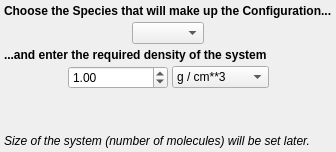
     <widget class="QWidget" name="MonoSpeciesPage">
      <layout class="QVBoxLayout" name="verticalLayout_8">
       <property name="spacing">
        <number>4</number>
       </property>
       <property name="leftMargin">
        <number>4</number>
       </property>
       <property name="topMargin">
        <number>4</number>
       </property>
       <property name="rightMargin">
        <number>4</number>
       </property>
       <property name="bottomMargin">
        <number>4</number>
       </property>
       <item>
        <widget class="QLabel" name="TopLabel_3">
         <property name="sizePolicy">
          <sizepolicy hsizetype="Expanding" vsizetype="Preferred">
           <horstretch>0</horstretch>
           <verstretch>0</verstretch>
          </sizepolicy>
         </property>
         <property name="font">
          <font>
           <weight>75</weight>
           <bold>true</bold>
          </font>
         </property>
         <property name="text">
          <string>Choose the Species that will make up the Configuration...</string>
         </property>
        </widget>
       </item>
       <item>
        <layout class="QHBoxLayout" name="monolayout1">
         <property name="spacing">
          <number>4</number>
         </property>
         <item>
          <spacer name="horizontalSpacer_6">
           <property name="orientation">
            <enum>Qt::Horizontal</enum>
           </property>
           <property name="sizeHint" stdset="0">
            <size>
             <width>40</width>
             <height>20</height>
            </size>
           </property>
          </spacer>
         </item>
         <item>
          <widget class="QComboBox" name="MonoSpeciesSpeciesCombo"/>
         </item>
         <item>
          <spacer name="horizontalSpacer_7">
           <property name="orientation">
            <enum>Qt::Horizontal</enum>
           </property>
           <property name="sizeHint" stdset="0">
            <size>
             <width>40</width>
             <height>20</height>
            </size>
           </property>
          </spacer>
         </item>
        </layout>
       </item>
       <item>
        <widget class="QLabel" name="TopLabel_5">
         <property name="sizePolicy">
          <sizepolicy hsizetype="Expanding" vsizetype="Preferred">
           <horstretch>0</horstretch>
           <verstretch>0</verstretch>
          </sizepolicy>
         </property>
         <property name="font">
          <font>
           <weight>75</weight>
           <bold>true</bold>
          </font>
         </property>
         <property name="text">
          <string>...and enter the required density of the system</string>
         </property>
        </widget>
       </item>
       <item>
        <layout class="QHBoxLayout" name="horizontalLayout_5">
         <item>
          <spacer name="horizontalSpacer_10">
           <property name="orientation">
            <enum>Qt::Horizontal</enum>
           </property>
           <property name="sizeHint" stdset="0">
            <size>
             <width>40</width>
             <height>20</height>
            </size>
           </property>
          </spacer>
         </item>
         <item>
          <widget class="ExponentialSpin" name="MonoSpeciesDensitySpin">
           <property name="sizePolicy">
            <sizepolicy hsizetype="Preferred" vsizetype="Fixed">
             <horstretch>0</horstretch>
             <verstretch>0</verstretch>
            </sizepolicy>
           </property>
           <property name="minimumSize">
            <size>
             <width>100</width>
             <height>0</height>
            </size>
           </property>
           <property name="value">
            <double>1.000000000000000</double>
           </property>
          </widget>
         </item>
         <item>
          <widget class="QComboBox" name="MonoSpeciesDensityUnitsCombo">
           <property name="currentIndex">
            <number>1</number>
           </property>
           <item>
            <property name="text">
             <string>atoms / A**3</string>
            </property>
           </item>
           <item>
            <property name="text">
             <string>g / cm**3</string>
            </property>
           </item>
          </widget>
         </item>
         <item>
          <spacer name="horizontalSpacer_11">
           <property name="orientation">
            <enum>Qt::Horizontal</enum>
           </property>
           <property name="sizeHint" stdset="0">
            <size>
             <width>40</width>
             <height>20</height>
            </size>
           </property>
          </spacer>
         </item>
        </layout>
       </item>
       <item>
        <spacer name="verticalSpacer_5">
         <property name="orientation">
          <enum>Qt::Vertical</enum>
         </property>
         <property name="sizeHint" stdset="0">
          <size>
           <width>20</width>
           <height>41</height>
          </size>
         </property>
        </spacer>
       </item>
       <item>
        <widget class="QLabel" name="TopLabel_6">
         <property name="sizePolicy">
          <sizepolicy hsizetype="Expanding" vsizetype="Preferred">
           <horstretch>0</horstretch>
           <verstretch>0</verstretch>
          </sizepolicy>
         </property>
         <property name="font">
          <font>
           <weight>50</weight>
           <italic>true</italic>
           <bold>false</bold>
          </font>
         </property>
         <property name="text">
          <string>Size of the system (number of molecules) will be set later.</string>
         </property>
        </widget>
       </item>
      </layout>
     </widget>
